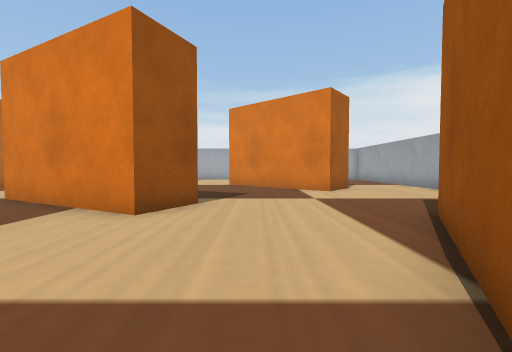
view 1 (above)

21 first-person views from a walk through a world built for the Webots simulator. The camera is 0.04 m above the floor, tilts 2° down and sees 90° across. The floor is counted in squares, 0.05 m on a side. Each view is taken from the middle of a square. On the plan, view 1 faces up. The plan holds only what a view shows up to about 10 squares ahead; the rest is blank. Robots are left out. Simple shapes and patterns stand in for the simulator's stock objects.

view 2
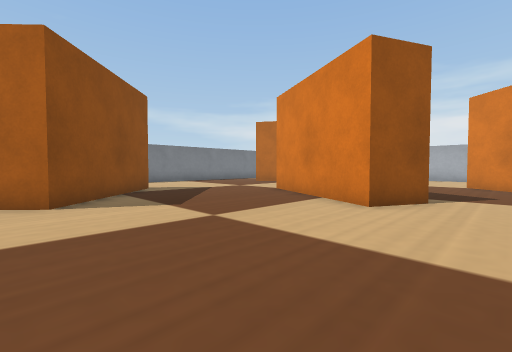

view 3
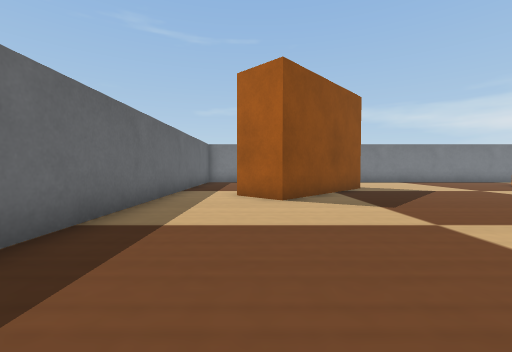

view 4
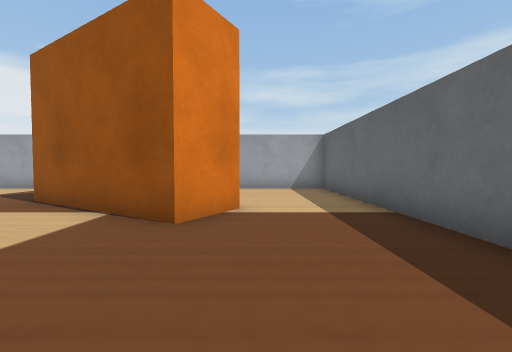

view 5
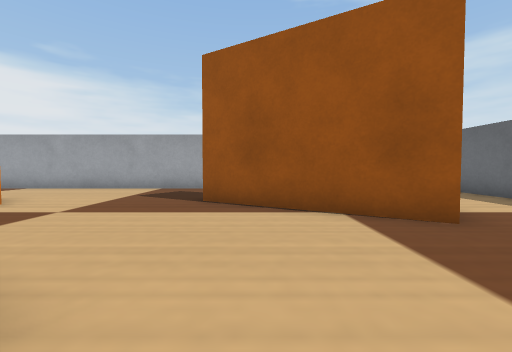

view 6
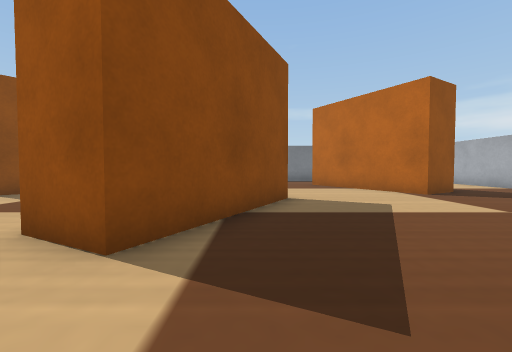

view 7
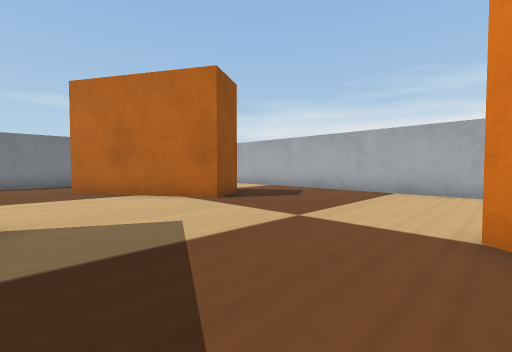

view 8
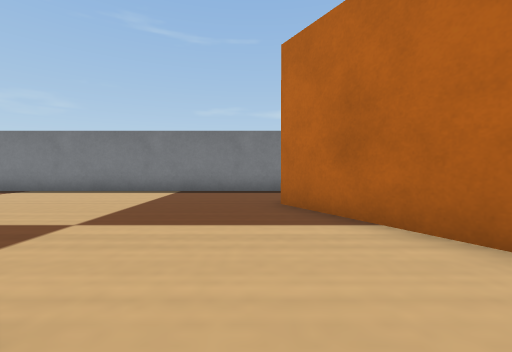

view 9
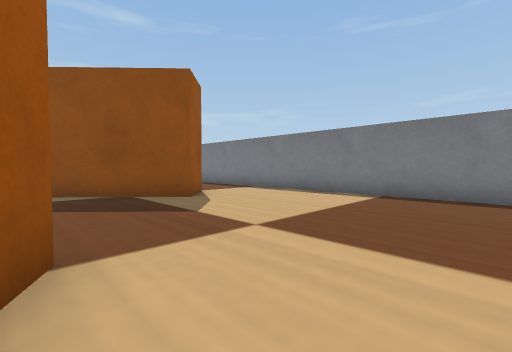

view 10
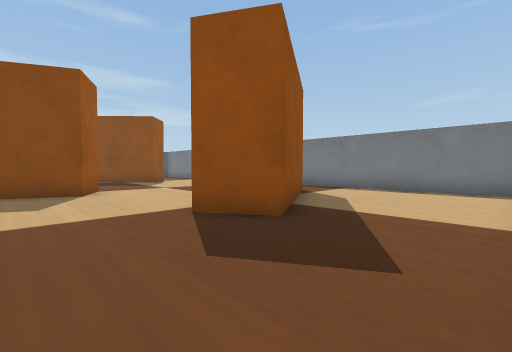

view 11
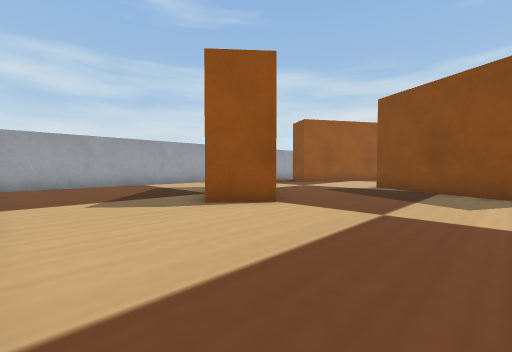

view 12
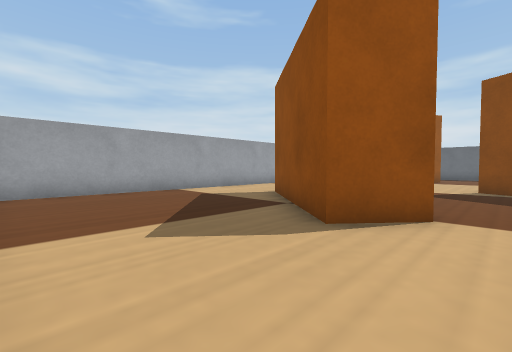

view 13
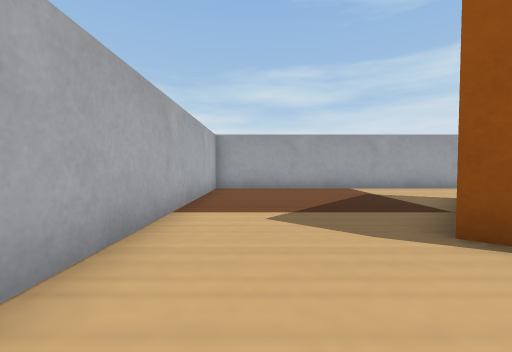

view 14
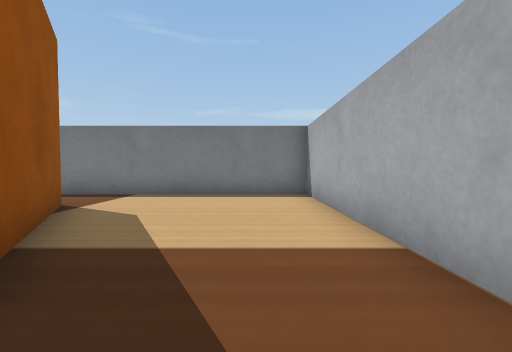

view 15
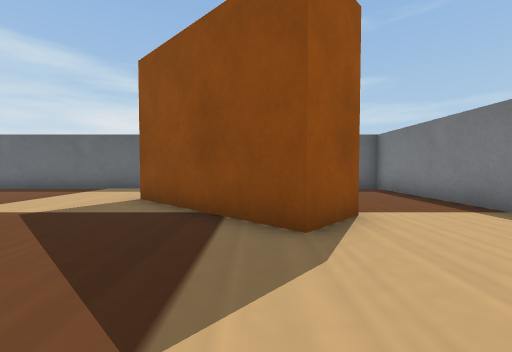

view 16
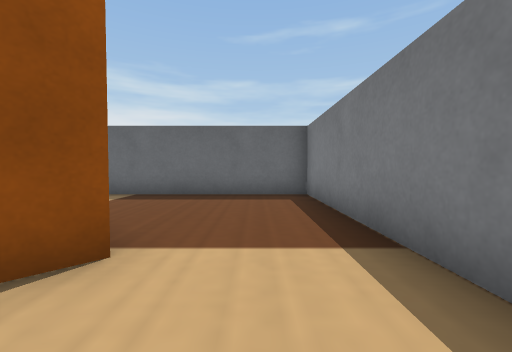

view 17
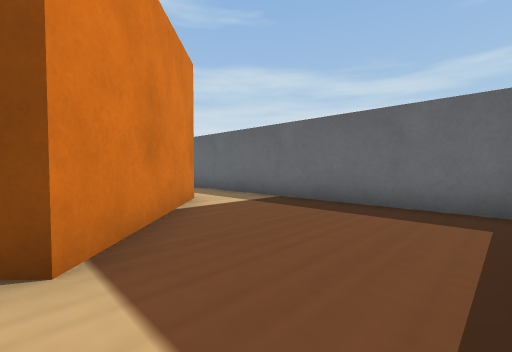

view 18
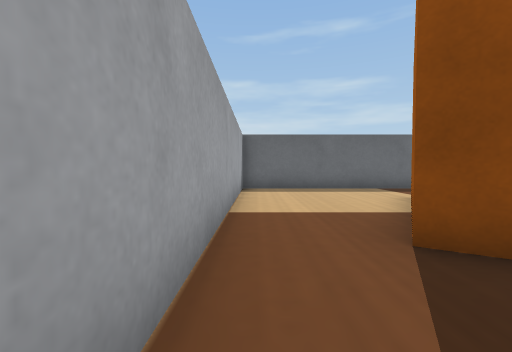

view 19
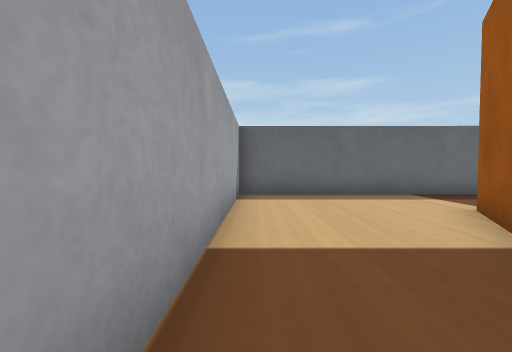

view 20
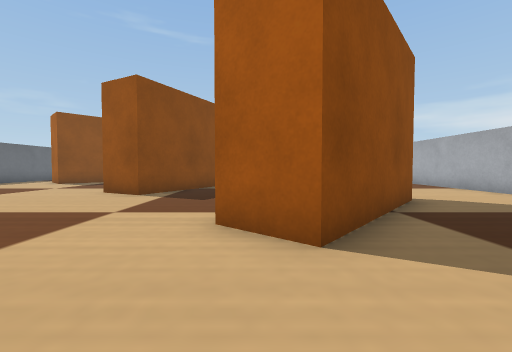

view 21
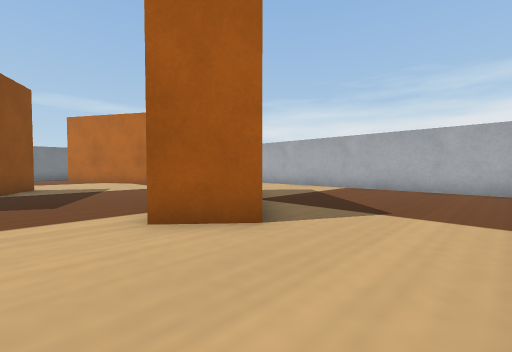

### Floor plan
Key: @ floor where view 1 was taken; # wall or solid block; . floor; B biscuit box.
Columns run from 14 left of view 1 to 7 right of it. Each row starts with its distance up from view 1.
 17 ######################
 16 #....................#
 15 #....................#
 14 #....................#
 13 #.....BB......B......#
 12 #...BB B.....BBB.....#
 11 #..BBBB......BBBB....#
 10 #..BB..........BBB...#
  9 #...............BB...#
  8 #........B...........#
  7 #.......BBB..........#
  6 #.......BB BBB.......#
  5 #.........BBB........#
  4 #...........B....BB..#
  3 #...B...........BBB..#
  2 #..BBB..........BBB..#
  1 #...BBB........BBB...#
  0 #....BBBB.....@BB....#
 -1 #.....BB........B....#
 -2 #....................#
 -3 #....................#
 -4 ######################

Positions as (right, up) in squares from view 1, and headings:
1: (0, 0), facing up
2: (0, -1), facing up-left
3: (0, -1), facing left
4: (-3, -1), facing right
5: (-3, 3), facing right
6: (1, 7), facing left
7: (-1, 8), facing up-left
8: (-5, 9), facing left
9: (-6, 9), facing down-left
10: (-4, 16), facing down-left
11: (-5, 16), facing down-right
12: (-2, 16), facing down-right
13: (-3, 15), facing right
14: (-6, 15), facing left
15: (-9, 6), facing down
16: (-12, 4), facing down
17: (-13, 2), facing down-right
18: (6, 6), facing down
19: (6, 4), facing down
20: (6, 9), facing left
21: (6, 7), facing up-left
